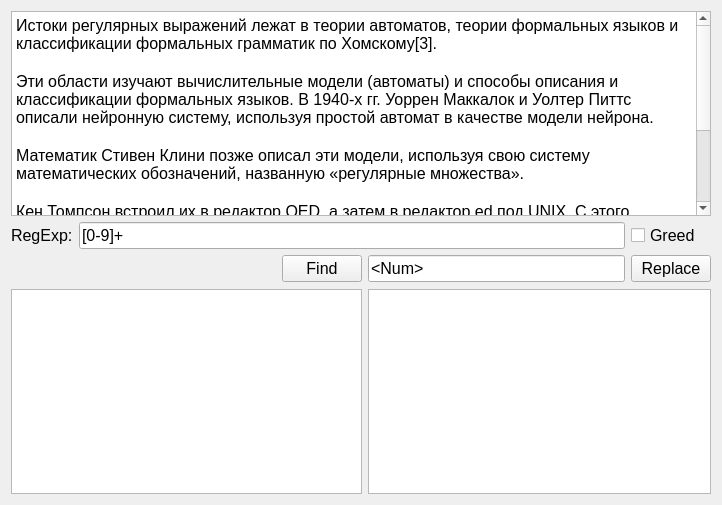
<?xml version="1.0" encoding="UTF-8"?>
<ui version="4.0">
 <class>RegExpTrainer</class>
 <widget class="QWidget" name="RegExpTrainer">
  <property name="geometry">
   <rect>
    <x>0</x>
    <y>0</y>
    <width>722</width>
    <height>505</height>
   </rect>
  </property>
  <property name="windowTitle">
   <string>RegExpTrainer</string>
  </property>
  <layout class="QGridLayout" name="gridLayout">
   <item row="0" column="0" colspan="4">
    <widget class="QTextEdit" name="src">
     <property name="font">
      <font>
       <pointsize>12</pointsize>
      </font>
     </property>
     <property name="html">
      <string>&lt;!DOCTYPE HTML PUBLIC &quot;-//W3C//DTD HTML 4.0//EN&quot; &quot;http://www.w3.org/TR/REC-html40/strict.dtd&quot;&gt;
&lt;html&gt;&lt;head&gt;&lt;meta name=&quot;qrichtext&quot; content=&quot;1&quot; /&gt;&lt;style type=&quot;text/css&quot;&gt;
p, li { white-space: pre-wrap; }
&lt;/style&gt;&lt;/head&gt;&lt;body style=&quot; font-family:'MS Shell Dlg 2'; font-size:12pt; font-weight:400; font-style:normal;&quot;&gt;
&lt;p style=&quot; margin-top:0px; margin-bottom:0px; margin-left:0px; margin-right:0px; -qt-block-indent:0; text-indent:0px;&quot;&gt;Истоки регулярных выражений лежат в теории автоматов, теории формальных языков и классификации формальных грамматик по Хомскому[3].&lt;/p&gt;
&lt;p style=&quot;-qt-paragraph-type:empty; margin-top:0px; margin-bottom:0px; margin-left:0px; margin-right:0px; -qt-block-indent:0; text-indent:0px;&quot;&gt;&lt;br /&gt;&lt;/p&gt;
&lt;p style=&quot; margin-top:0px; margin-bottom:0px; margin-left:0px; margin-right:0px; -qt-block-indent:0; text-indent:0px;&quot;&gt;Эти области изучают вычислительные модели (автоматы) и способы описания и классификации формальных языков. В 1940-х гг. Уоррен Маккалок и Уолтер Питтс описали нейронную систему, используя простой автомат в качестве модели нейрона.&lt;/p&gt;
&lt;p style=&quot;-qt-paragraph-type:empty; margin-top:0px; margin-bottom:0px; margin-left:0px; margin-right:0px; -qt-block-indent:0; text-indent:0px;&quot;&gt;&lt;br /&gt;&lt;/p&gt;
&lt;p style=&quot; margin-top:0px; margin-bottom:0px; margin-left:0px; margin-right:0px; -qt-block-indent:0; text-indent:0px;&quot;&gt;Математик Стивен Клини позже описал эти модели, используя свою систему математических обозначений, названную «регулярные множества».&lt;/p&gt;
&lt;p style=&quot;-qt-paragraph-type:empty; margin-top:0px; margin-bottom:0px; margin-left:0px; margin-right:0px; -qt-block-indent:0; text-indent:0px;&quot;&gt;&lt;br /&gt;&lt;/p&gt;
&lt;p style=&quot; margin-top:0px; margin-bottom:0px; margin-left:0px; margin-right:0px; -qt-block-indent:0; text-indent:0px;&quot;&gt;Кен Томпсон встроил их в редактор QED, а затем в редактор ed под UNIX. С этого времени регулярные выражения стали широко использоваться в UNIX и UNIX-подобных утилитах, например в expr, awk, Emacs, vi, lex и Perl.&lt;/p&gt;
&lt;p style=&quot;-qt-paragraph-type:empty; margin-top:0px; margin-bottom:0px; margin-left:0px; margin-right:0px; -qt-block-indent:0; text-indent:0px;&quot;&gt;&lt;br /&gt;&lt;/p&gt;
&lt;p style=&quot; margin-top:0px; margin-bottom:0px; margin-left:0px; margin-right:0px; -qt-block-indent:0; text-indent:0px;&quot;&gt;Регулярные выражения в Perl и Tcl происходят от реализации, написанной Генри Спенсером. Филип Хейзел разработал библиотеку PCRE (англ. Perl-compatible regular expressions — Perl-совместимые регулярные выражения), которая используется во многих современных инструментах, таких как PHP и Apache.&lt;/p&gt;&lt;/body&gt;&lt;/html&gt;</string>
     </property>
    </widget>
   </item>
   <item row="1" column="0" colspan="3">
    <layout class="QHBoxLayout" name="horizontalLayout">
     <item>
      <widget class="QLabel" name="label">
       <property name="font">
        <font>
         <pointsize>12</pointsize>
        </font>
       </property>
       <property name="text">
        <string>RegExp:</string>
       </property>
      </widget>
     </item>
     <item>
      <widget class="QLineEdit" name="regExp">
       <property name="font">
        <font>
         <pointsize>12</pointsize>
        </font>
       </property>
       <property name="text">
        <string>[0-9]+</string>
       </property>
      </widget>
     </item>
    </layout>
   </item>
   <item row="1" column="3">
    <widget class="QCheckBox" name="greed">
     <property name="font">
      <font>
       <pointsize>12</pointsize>
      </font>
     </property>
     <property name="text">
      <string>Greed</string>
     </property>
    </widget>
   </item>
   <item row="2" column="0">
    <spacer name="horizontalSpacer">
     <property name="orientation">
      <enum>Qt::Horizontal</enum>
     </property>
     <property name="sizeHint" stdset="0">
      <size>
       <width>265</width>
       <height>28</height>
      </size>
     </property>
    </spacer>
   </item>
   <item row="2" column="1">
    <widget class="QPushButton" name="match">
     <property name="font">
      <font>
       <pointsize>12</pointsize>
      </font>
     </property>
     <property name="text">
      <string>Find</string>
     </property>
    </widget>
   </item>
   <item row="2" column="2">
    <widget class="QLineEdit" name="replaceRegExp">
     <property name="font">
      <font>
       <pointsize>12</pointsize>
      </font>
     </property>
     <property name="text">
      <string>&lt;Num&gt;</string>
     </property>
    </widget>
   </item>
   <item row="2" column="3">
    <widget class="QPushButton" name="replace">
     <property name="font">
      <font>
       <pointsize>12</pointsize>
      </font>
     </property>
     <property name="text">
      <string>Replace</string>
     </property>
    </widget>
   </item>
   <item row="3" column="0" colspan="2">
    <widget class="QPlainTextEdit" name="matchedPart">
     <property name="font">
      <font>
       <pointsize>12</pointsize>
      </font>
     </property>
    </widget>
   </item>
   <item row="3" column="2" colspan="2">
    <widget class="QPlainTextEdit" name="editedText">
     <property name="font">
      <font>
       <pointsize>12</pointsize>
      </font>
     </property>
    </widget>
   </item>
  </layout>
 </widget>
 <layoutdefault spacing="6" margin="11"/>
 <resources/>
 <connections/>
</ui>
